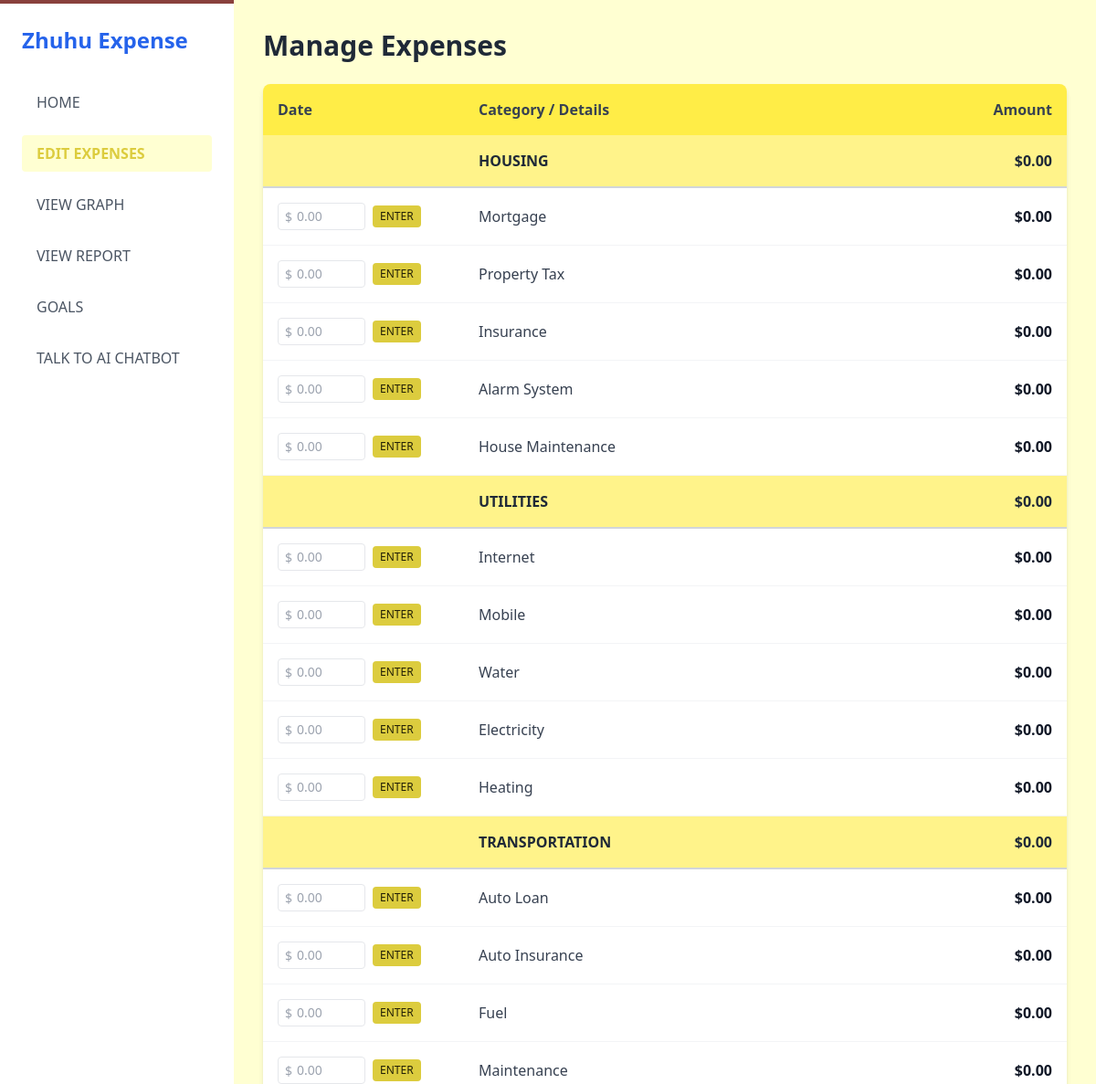
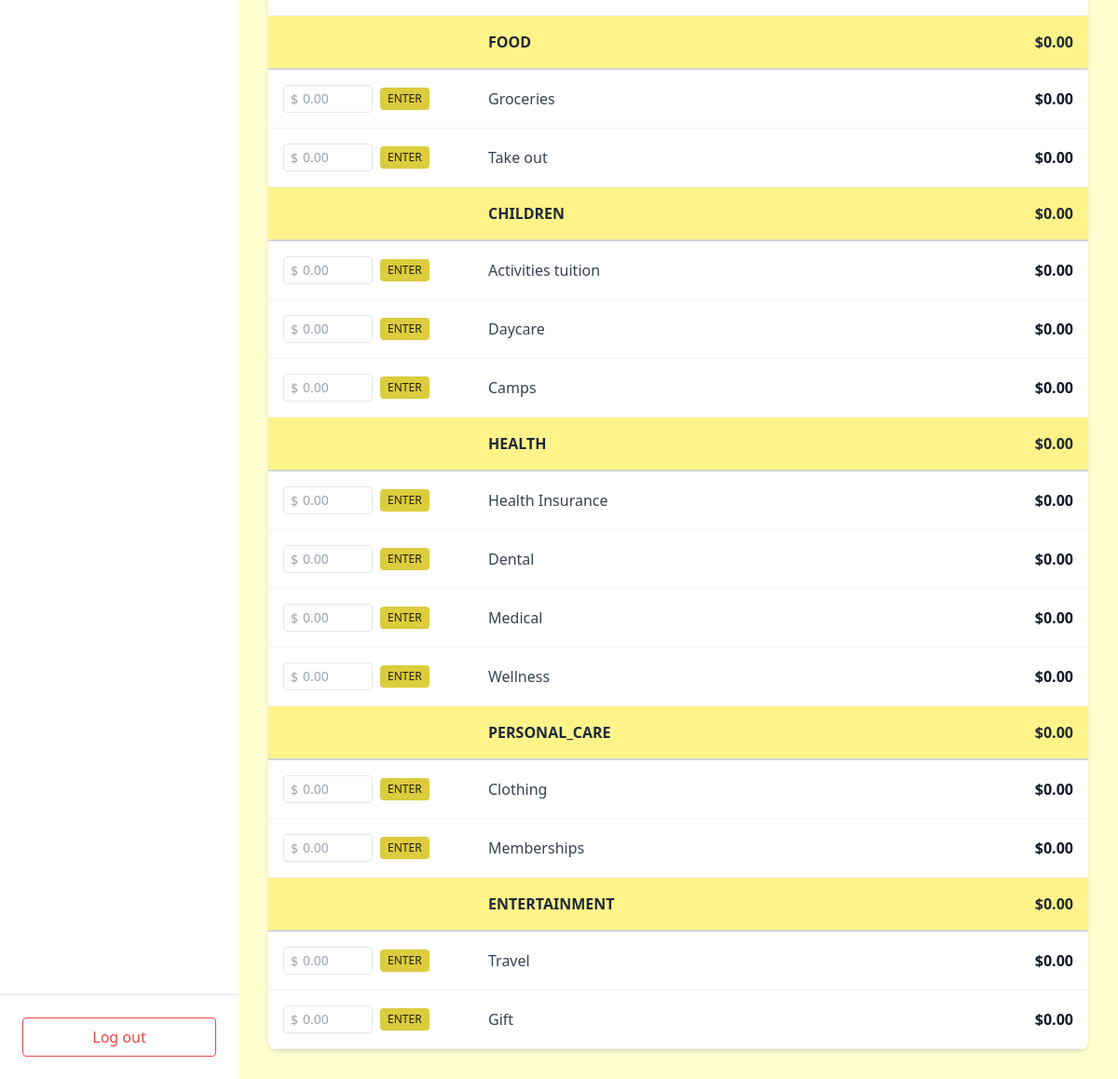
/add_expense (signed in), run on the app's committed database (2 pictures, top to bottom).
### tables this page shows
CREATE TABLE expense_records (
            record_id INTEGER PRIMARY KEY AUTOINCREMENT,
            item_id INTEGER NOT NULL,
            amount REAL NOT NULL DEFAULT 0,
            date DATE NOT NULL DEFAULT CURRENT_DATE,
            FOREIGN KEY (item_id) REFERENCES expense_items(item_id)
        );

CREATE TABLE categories (
            category_id INTEGER PRIMARY KEY, 
            name TEXT UNIQUE NOT NULL
        );

CREATE TABLE expense_items (
            item_id INTEGER PRIMARY KEY,
            category_id INTEGER NOT NULL,
            name TEXT NOT NULL,
            type TEXT NOT NULL CHECK(type IN ('Fixed', 'Unfixed')),
            default_amount REAL NOT NULL DEFAULT 0,
            FOREIGN KEY (category_id) REFERENCES categories(category_id)
        );

### app.py (the view, shortened to what this page needs)
@app.route("/add_expense", methods=["GET", "POST"])
def add_expense():
    if not session.get('login'):
        return redirect('/')
    conn = get_db()
    rows = conn.execute("""
        SELECT c.name AS category,
               ei.item_id, ei.name AS item_name, ei.type,
               er.amount, er.record_id
        FROM expense_records er
        JOIN expense_items ei ON er.item_id = ei.item_id
        JOIN categories c ON ei.category_id = c.category_id
        WHERE er.record_id IN (
            SELECT MAX(record_id) FROM expense_records GROUP BY item_id
        )
        AND c.name != 'discretionary_cash'
        ORDER BY c.category_id, ei.item_id
    """).fetchall()
    conn.close()
    all_data = {}
    for row in rows:
        cat = row['category']
        if cat not in all_data:
            all_data[cat] = {'rows': [], 'total': 0}
        all_data[cat]['rows'].append(row)
        all_data[cat]['total'] += row['amount']
    return render_template('add_expense.html', data=all_data)

### app.py (called while the page is built)
def get_db():
    conn = sqlite3.connect('database.db')
    conn.row_factory = sqlite3.Row
    conn.execute("PRAGMA foreign_keys = ON")
    return conn

def get_last_reset_week():
    connection = sqlite3.connect('database.db')
    cursor = connection.cursor()
    try:
        cursor.execute("""
            CREATE TABLE IF NOT EXISTS app_state (
                key TEXT PRIMARY KEY,
                value TEXT
            )
        """)
        connection.commit()
        row = cursor.execute(
            "SELECT value FROM app_state WHERE key = 'last_reset_week'"
        ).fetchone()
        return row[0] if row else None
    finally:
        connection.close()

@app.before_request
def check_for_weekly_reset():
    if not session.get('login'):
        return
    today = datetime.now().date()
    days_since_sunday = (today.weekday() + 1) % 7
    this_sunday = today - timedelta(days=days_since_sunday)
    this_sunday_str = this_sunday.strftime('%Y-%m-%d')
    current_year, current_week, _ = today.isocalendar()
    week_str = f"{current_year}-W{current_week}"
    last_reset_week = get_last_reset_week()
    if last_reset_week != week_str:
        is_first_week = this_sunday.day <= 7
        reset_expenses(this_sunday_str, is_first_week)
        set_last_reset_week(week_str)
        print(f"Weekly reset triggered for {this_sunday_str} (first_week={is_first_week})")

### templates/add_expense.html (shortened to what this page needs)
<!DOCTYPE html>
<html lang="en">
<head>
    <script src="https://cdn.tailwindcss.com"></script>
</head>
<body class="bg-gray-100 font-sans flex h-screen overflow-hidden">
    <aside class="w-64 bg-white shadow-md flex flex-col justify-between hidden md:flex">
        <div class="p-6">
            <h2 class="text-2xl font-bold text-blue-600 mb-8">Zhuhu Expense</h2>
            <nav class="space-y-4">
                <a href="home" class="block text-gray-600 hover:bg-[#FFC3C0] py-2 px-4 rounded">HOME</a>
                <a href="edit" class="block text-[#DCCC3E] font-bold bg-[#FFFFD2] py-2 px-4 rounded">EDIT EXPENSES</a>
                <a href="graph" class="block text-gray-600 hover:bg-[#BDDCB3] py-2 px-4 rounded">VIEW GRAPH</a>
                <a href="report" class="block text-gray-600 hover:bg-[#D4E0FA] py-2 px-4 rounded">VIEW REPORT</a>
                <a href="goals" class="block text-gray-600 hover:bg-[#BCB2E6] py-2 px-4 rounded">GOALS</a>
                <a href="chat" class="block text-gray-600 hover:bg-[#F0C7F0] py-2 px-4 rounded">TALK TO AI CHATBOT</a>
            </nav>
        </div>
        <div class="p-6 border-t">
            <a href="/logout" class="block text-center w-full border border-red-500 text-red-500 hover:bg-red-50 py-2 rounded">Log out</a>
        </div>
    </aside>
    <link rel="stylesheet" href="{{ url_for('static', filename='style.css') }}">
    <main class="flex-1 p-8 overflow-y-auto bg-[#FFFFD2]">
        <h1 class="text-3xl font-bold text-gray-800 mb-6">Manage Expenses</h1>
        <div class="bg-[#FFFFD2] rounded-lg shadow-md overflow-hidden">
            <table class="w-full text-left border-collapse">
                <thead>
                    <tr class="bg-[#FFED47] text-gray-700">
                        <th class="p-4 font-semibold w-1/4">Date</th>
                        <th class="p-4 font-semibold w-1/2">Category / Details</th>
                        <th class="p-4 font-semibold w-1/4 text-right">Amount</th>
                    </tr>
                </thead>
                <tbody>
                    {% for category_name, info in data.items() %}
                        <tr class="bg-[#FFF38A] border-b-2 border-gray-300">
                            <td class="p-4"></td>
                            <td class="p-4 font-bold text-gray-800 uppercase">{{ category_name }}</td>
                            <td class="p-4 font-bold text-gray-800 text-right">
                                ${{ "{:,.2f}".format(info['total']) }}
                            </td>
                        </tr>
                        {% for item in info['rows'] %}
                        <tr class="border-b border-gray-100 bg-[#FFFFFF] hover:bg-gray-50">
                            <td class="p-4">
                                <form action="/add_expense" method="POST" class="flex items-center gap-2">
                                    <div class="relative">
                                        <span class="absolute left-2 top-1.5 text-gray-400 text-sm">$</span>
                                        <input type="number" name="new_amount" step="0.01" placeholder="0.00"
                                            class="pl-5 pr-2 py-1 border rounded w-24 text-sm">
                                    </div>
                                    <button type="submit" class="bg-[#DCCC3E] text-[#232006] px-2 py-1 rounded text-xs">
                                        ENTER
                                    </button>
                                </form>
                            </td>
                            <td class="p-4 text-gray-700">
                                <div class="font-medium">{{ item['item_name'] }}</div>
                            </td>
                            <td class="p-4 text-gray-900 text-right font-bold">
                                ${{ "{:,.2f}".format(item['amount']) }}
                            </td>
                        </tr>
                        {% endfor %}
                    {% endfor %}
                </tbody>
            </table>
        </div>
    </main>
</body>
</html>

### static/style.css (style rules this page uses)
body { background-color: #6c4242; }
h1 { color: #89413D; }
.bg-white { background-color: #ffffff; border-top: 4px solid #89413D; }

### data on the page
expense_records: name "HOUSING", total "0.00", item_name "Mortgage", amount "0.00"
expense_records: item_name "Property Tax", amount "0.00"
expense_records: item_name "Insurance", amount "0.00"
expense_records: item_name "Alarm System", amount "0.00"
expense_records: item_name "House Maintenance", amount "0.00"
expense_records: name "UTILITIES", total "0.00", item_name "Internet", amount "0.00"
expense_records: item_name "Mobile", amount "0.00"
expense_records: item_name "Water", amount "0.00"
expense_records: item_name "Electricity", amount "0.00"
expense_records: item_name "Heating", amount "0.00"
expense_records: name "TRANSPORTATION", total "0.00", item_name "Auto Loan", amount "0.00"
expense_records: item_name "Auto Insurance", amount "0.00"
expense_records: item_name "Fuel", amount "0.00"
expense_records: item_name "Maintenance", amount "0.00"
expense_records: name "FOOD", total "0.00", item_name "Groceries", amount "0.00"
expense_records: item_name "Take out", amount "0.00"
expense_records: name "CHILDREN", total "0.00", item_name "Activities tuition", amount "0.00"
expense_records: item_name "Daycare", amount "0.00"
expense_records: item_name "Camps", amount "0.00"
expense_records: name "HEALTH", total "0.00", item_name "Health Insurance", amount "0.00"
expense_records: item_name "Dental", amount "0.00"
expense_records: item_name "Medical", amount "0.00"
expense_records: item_name "Wellness", amount "0.00"
expense_records: name "PERSONAL_CARE", total "0.00", item_name "Clothing", amount "0.00"
expense_records: item_name "Memberships", amount "0.00"
expense_records: name "ENTERTAINMENT", total "0.00", item_name "Travel", amount "0.00"
expense_records: item_name "Gift", amount "0.00"
